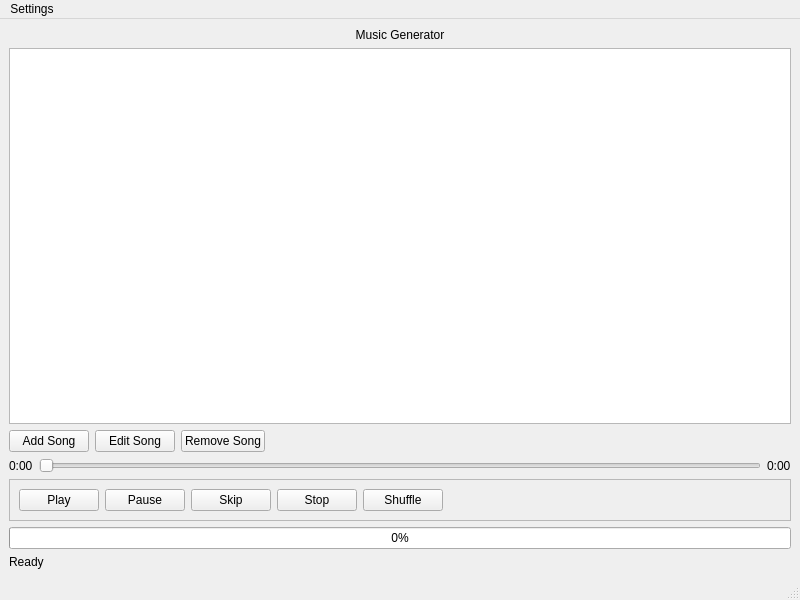
<?xml version="1.0" encoding="UTF-8"?>
<ui version="4.0">
 <class>MainWindow</class>
 <widget class="QMainWindow" name="MainWindow">
  <property name="geometry">
   <rect>
    <x>0</x>
    <y>0</y>
    <width>800</width>
    <height>600</height>
   </rect>
  </property>
  <property name="windowTitle">
   <string>Music Generator GUI</string>
  </property>
  <widget class="QWidget" name="centralwidget">
   <layout class="QVBoxLayout" name="verticalLayout">
    <item>
     <widget class="QLabel" name="titleLabel">
      <property name="text">
       <string>Music Generator</string>
      </property>
      <property name="alignment">
       <set>Qt::AlignCenter</set>
      </property>

     </widget>
    </item>
    <item>
     <widget class="QListView" name="songListView">
      <property name="minimumSize">
       <size>
        <width>0</width>
        <height>200</height>
       </size>
      </property>
      <property name="editTriggers">
       <set>QAbstractItemView::DoubleClicked|QAbstractItemView::EditKeyPressed</set>
      </property>
     </widget>
    </item>
    <item>
     <layout class="QHBoxLayout" name="buttonLayout">
      <item>
       <widget class="QPushButton" name="addSongButton">
        <property name="text">
         <string>Add Song</string>
        </property>
       </widget>
      </item>
      <item>
       <widget class="QPushButton" name="editSongButton">
        <property name="text">
         <string>Edit Song</string>
        </property>
       </widget>
      </item>
      <item>
       <widget class="QPushButton" name="removeSongButton">
        <property name="text">
         <string>Remove Song</string>
        </property>
       </widget>
      </item>
      <item>
       <spacer name="horizontalSpacer">
        <property name="orientation">
         <enum>Qt::Horizontal</enum>
        </property>
        <property name="sizeHint" stdset="0">
         <size>
          <width>40</width>
          <height>20</height>
         </size>
        </property>
       </spacer>
      </item>
     </layout>
    </item>
    <item>
     <layout class="QHBoxLayout" name="timeControlsLayout">
      <item>
       <widget class="QLabel" name="elapsedTimeLabel">
        <property name="text">
         <string>0:00</string>
        </property>
       </widget>
      </item>
      <item>
       <widget class="QSlider" name="positionSlider">
        <property name="orientation">
         <enum>Qt::Horizontal</enum>
        </property>
       </widget>
      </item>
      <item>
       <widget class="QLabel" name="durationLabel">
        <property name="text">
         <string>0:00</string>
        </property>
       </widget>
      </item>
     </layout>
    </item>
    <item>
     <widget class="QFrame" name="controlsFrame">
      <property name="frameShape">
       <enum>QFrame::StyledPanel</enum>
      </property>
      <property name="frameShadow">
       <enum>QFrame::Raised</enum>
      </property>
      <layout class="QHBoxLayout" name="controlsLayout">
       <item>
        <widget class="QPushButton" name="playButton">
         <property name="text">
          <string>Play</string>
         </property>
         <property name="icon">
          <iconset theme="media-playback-start">
           <normaloff>.</normaloff>.
          </iconset>
         </property>
        </widget>
       </item>
       <item>
        <widget class="QPushButton" name="pauseButton">
         <property name="text">
          <string>Pause</string>
         </property>
         <property name="icon">
          <iconset theme="media-playback-pause">
           <normaloff>.</normaloff>.
          </iconset>
         </property>
        </widget>
       </item>
       <item>
        <widget class="QPushButton" name="skipButton">
         <property name="text">
          <string>Skip</string>
         </property>
         <property name="icon">
          <iconset theme="media-skip-forward">
           <normaloff>.</normaloff>.
          </iconset>
         </property>
        </widget>
       </item>
       <item>
        <widget class="QPushButton" name="stopButton">
         <property name="text">
          <string>Stop</string>
         </property>
         <property name="icon">
          <iconset theme="media-playback-stop">
           <normaloff>.</normaloff>.
          </iconset>
         </property>
        </widget>
       </item>
       <item>
        <widget class="QPushButton" name="shuffleButton">
         <property name="text">
          <string>Shuffle</string>
         </property>
         <property name="checkable">
          <bool>true</bool>
         </property>
         <property name="icon">
          <iconset theme="media-playlist-shuffle">
           <normaloff>.</normaloff>.
          </iconset>
         </property>
        </widget>
       </item>
       <item>
        <spacer name="horizontalSpacer_2">
         <property name="orientation">
          <enum>Qt::Horizontal</enum>
         </property>
         <property name="sizeHint" stdset="0">
          <size>
           <width>40</width>
           <height>20</height>
          </size>
         </property>
        </spacer>
       </item>
      </layout>
     </widget>
    </item>
    <item>
     <layout class="QVBoxLayout" name="statusLayout">
      <item>
       <widget class="QProgressBar" name="progressBar">
        <property name="value">
         <number>0</number>
        </property>
       </widget>
      </item>
      <item>
       <widget class="QLabel" name="statusLabel">
        <property name="text">
         <string>Ready</string>
        </property>
       </widget>
      </item>
     </layout>
    </item>
   </layout>
  </widget>
  <widget class="QMenuBar" name="menubar">
   <property name="geometry">
    <rect>
     <x>0</x>
     <y>0</y>
     <width>800</width>
     <height>22</height>
    </rect>
   </property>
   <widget class="QMenu" name="menuSettings">
    <property name="title">
     <string>Settings</string>
    </property>
    <addaction name="actionAdvancedSettings"/>
   </widget>
   <addaction name="menuSettings"/>
  </widget>
  <widget class="QStatusBar" name="statusbar"/>
  <action name="actionAdvancedSettings">
   <property name="text">
    <string>Advanced Settings...</string>
   </property>
  </action>
 </widget>
 <resources/>
 <connections/>
</ui>
